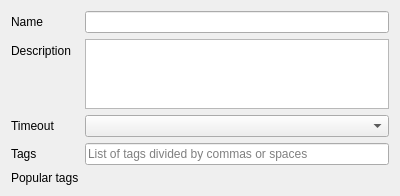
<?xml version="1.0" encoding="UTF-8"?>
<ui version="4.0">
 <class>BookmarkWidget</class>
 <widget class="QWidget" name="BookmarkWidget">
  <property name="geometry">
   <rect>
    <x>0</x>
    <y>0</y>
    <width>400</width>
    <height>192</height>
   </rect>
  </property>
  <layout class="QFormLayout" name="formLayout_2">
   <property name="fieldGrowthPolicy">
    <enum>QFormLayout::AllNonFixedFieldsGrow</enum>
   </property>
   <item row="0" column="0">
    <widget class="QLabel" name="nameLabel">
     <property name="text">
      <string>Name</string>
     </property>
     <property name="buddy">
      <cstring>nameLineEdit</cstring>
     </property>
    </widget>
   </item>
   <item row="0" column="1">
    <widget class="QLineEdit" name="nameLineEdit"/>
   </item>
   <item row="3" column="0">
    <widget class="QLabel" name="timeoutLabel">
     <property name="text">
      <string>Timeout</string>
     </property>
     <property name="buddy">
      <cstring>timeoutComboBox</cstring>
     </property>
    </widget>
   </item>
   <item row="3" column="1">
    <widget class="QComboBox" name="timeoutComboBox"/>
   </item>
   <item row="4" column="0">
    <widget class="QLabel" name="tagsLabel">
     <property name="text">
      <string>Tags</string>
     </property>
     <property name="buddy">
      <cstring>tagsLineEdit</cstring>
     </property>
    </widget>
   </item>
   <item row="1" column="0">
    <widget class="QLabel" name="descriptionLabel">
     <property name="text">
      <string>Description</string>
     </property>
     <property name="buddy">
      <cstring>descriptionTextEdit</cstring>
     </property>
    </widget>
   </item>
   <item row="1" column="1">
    <widget class="QPlainTextEdit" name="descriptionTextEdit">
     <property name="tabChangesFocus">
      <bool>true</bool>
     </property>
    </widget>
   </item>
   <item row="4" column="1">
    <widget class="QWidget" name="tagsWidget" native="true">
     <layout class="QVBoxLayout" name="verticalLayout">
      <property name="leftMargin">
       <number>0</number>
      </property>
      <property name="topMargin">
       <number>0</number>
      </property>
      <property name="rightMargin">
       <number>0</number>
      </property>
      <property name="bottomMargin">
       <number>0</number>
      </property>
      <item>
       <widget class="QLineEdit" name="tagsLineEdit">
        <property name="placeholderText">
         <string>List of tags divided by commas or spaces</string>
        </property>
       </widget>
      </item>
     </layout>
    </widget>
   </item>
   <item row="5" column="0">
    <widget class="QLabel" name="label">
     <property name="text">
      <string>Popular tags</string>
     </property>
    </widget>
   </item>
   <item row="5" column="1">
    <widget class="QLabel" name="tagsListLabel">
     <property name="text">
      <string/>
     </property>
     <property name="wordWrap">
      <bool>true</bool>
     </property>
     <property name="textInteractionFlags">
      <set>Qt::LinksAccessibleByKeyboard|Qt::LinksAccessibleByMouse</set>
     </property>
    </widget>
   </item>
  </layout>
 </widget>
 <tabstops>
  <tabstop>nameLineEdit</tabstop>
  <tabstop>descriptionTextEdit</tabstop>
  <tabstop>timeoutComboBox</tabstop>
 </tabstops>
 <resources/>
 <connections/>
</ui>
